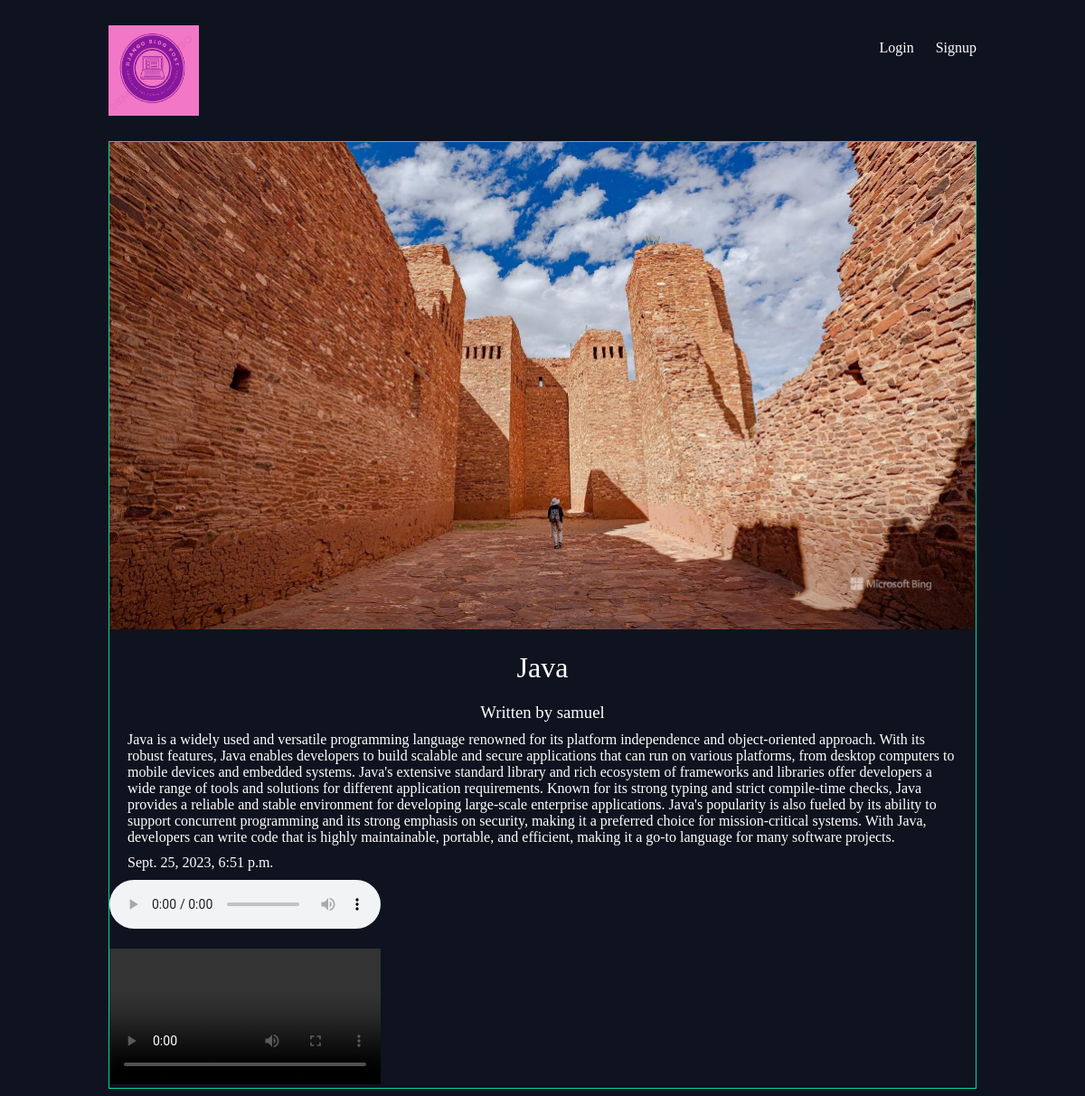
Screenshot of /articles/java/ with the database file from the repository.
### articles/models.py (models this page shows, shortened)
class Article(models.Model):
    title =models.CharField(max_length=100)
    body =models.TextField()
    slug =models.SlugField()
    date =models.DateTimeField(auto_now_add=True)
    thumb =models.ImageField(upload_to='images/',default='default.jpg',blank=True)
    audio = models.FileField(upload_to='audio/', blank=True)
    video = models.FileField(upload_to='video/', blank=True)
    author = models.ForeignKey(User, on_delete=models.CASCADE, default=None)

### articles/views.py (the view)
# urls.py: path('<slug:slug>/', views.article_detail, name='detail'),
def article_detail(request, slug):
    article = get_object_or_404(Article, slug=slug)
    return render(request, 'articles/article_detail.html', {'article': article})

### articles/templates/articles/article_detail.html (shortened to what this page needs)
{% extends "base_layout.html" %}
{% block content %}
<div class="article-detail">
    <div class="article">
        <img src="{{ article.thumb.url }}" alt="Thumbnail"width="auto"height="auto">
        <h2>{{ article.title }}</h2>
        <h3>Written by {{ article.author.username }}</h3>
        <p>{{ article.body }}</p>
        <p>{{ article.date }}</p>
        {% if article.audio %}
            <audio controls>
                <source src="{{ article.audio.url }}" type="audio/mpeg">
            </audio>
        {% endif %}
        <br>
        <br>
        {% if article.video %}
            <video controls>
                <source src="{{ article.video.url }}" type="video/mp4">
            </video>
        {% endif %}
    </div>
</div>
{% endblock content %}

### assets/styles.css (style rules this page uses)
body { background-color: #0f121f; background-image: url(/static/stars.png); background-repeat: no-repeat; color: #fff; }
body * { font-family: Ubuntu; }
h1, h2, h3, h4, h5 { font-weight: normal; margin: 0; }
.article { padding: 10px; border: 1px solid #00dba0; position: relative; padding-bottom: 40px; }
.article h2 { font-size: 1.2em; text-transform: capitalize; }
.article-detail .article { padding: 0; }
.article-detail .article img { max-width: 100%; }
.article-detail .article h2 { text-align: center; margin: 20px auto; font-size: 2em }
.article-detail .article h3 { text-align: center; }
.article-detail .article p { margin: 10px 20px }

### rows the page displays
Article: thumb (picture), title "Java", author.username "samuel", body "Java is a widely used and versatile programming language renowned for its platform independence and object-oriented approach. With its robust features, Java enables developers to build scalable and secure applications that can run on various platforms, from desktop computers to mobile devices and embedded systems. Java's extensive standard library and rich ecosystem of frameworks and libraries offer developers a wide range of tools and solutions for different application requirements. Known for its strong typing and strict compile-time checks, Java provides a reliable and stable environment for developing large-scale enterprise applications. Java's popularity is also fueled by its ability…", date "Sept. 25, 2023, 6:51 p.m."
